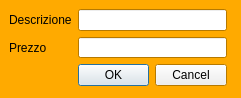
<?xml version="1.0" encoding="UTF-8"?>
<ui version="4.0">
 <class>dettaglioElementoDlg</class>
 <widget class="QWidget" name="dettaglioElementoDlg">
  <property name="geometry">
   <rect>
    <x>0</x>
    <y>0</y>
    <width>241</width>
    <height>98</height>
   </rect>
  </property>
  <property name="palette">
   <palette>
    <active>
     <colorrole role="Base">
      <brush brushstyle="SolidPattern">
       <color alpha="255">
        <red>255</red>
        <green>255</green>
        <blue>255</blue>
       </color>
      </brush>
     </colorrole>
     <colorrole role="Window">
      <brush brushstyle="SolidPattern">
       <color alpha="255">
        <red>255</red>
        <green>170</green>
        <blue>0</blue>
       </color>
      </brush>
     </colorrole>
    </active>
    <inactive>
     <colorrole role="Base">
      <brush brushstyle="SolidPattern">
       <color alpha="255">
        <red>255</red>
        <green>255</green>
        <blue>255</blue>
       </color>
      </brush>
     </colorrole>
     <colorrole role="Window">
      <brush brushstyle="SolidPattern">
       <color alpha="255">
        <red>255</red>
        <green>170</green>
        <blue>0</blue>
       </color>
      </brush>
     </colorrole>
    </inactive>
    <disabled>
     <colorrole role="Base">
      <brush brushstyle="SolidPattern">
       <color alpha="255">
        <red>255</red>
        <green>170</green>
        <blue>0</blue>
       </color>
      </brush>
     </colorrole>
     <colorrole role="Window">
      <brush brushstyle="SolidPattern">
       <color alpha="255">
        <red>255</red>
        <green>170</green>
        <blue>0</blue>
       </color>
      </brush>
     </colorrole>
    </disabled>
   </palette>
  </property>
  <property name="windowTitle">
   <string>Form</string>
  </property>
  <property name="styleSheet">
   <string notr="true"/>
  </property>
  <widget class="QWidget" name="layoutWidget">
   <property name="geometry">
    <rect>
     <x>9</x>
     <y>9</y>
     <width>218</width>
     <height>77</height>
    </rect>
   </property>
   <layout class="QFormLayout" name="formLayout">
    <item row="0" column="0">
     <widget class="QLabel" name="label">
      <property name="text">
       <string>Descrizione</string>
      </property>
     </widget>
    </item>
    <item row="0" column="1">
     <widget class="QLineEdit" name="descrizioneBox"/>
    </item>
    <item row="1" column="0">
     <widget class="QLabel" name="label_2">
      <property name="text">
       <string>Prezzo</string>
      </property>
     </widget>
    </item>
    <item row="1" column="1">
     <widget class="QLineEdit" name="prezzoBox">
      <property name="maxLength">
       <number>5</number>
      </property>
     </widget>
    </item>
    <item row="2" column="1">
     <widget class="QDialogButtonBox" name="buttonBox">
      <property name="standardButtons">
       <set>QDialogButtonBox::Cancel|QDialogButtonBox::Ok</set>
      </property>
     </widget>
    </item>
   </layout>
  </widget>
 </widget>
 <resources/>
 <connections/>
</ui>
